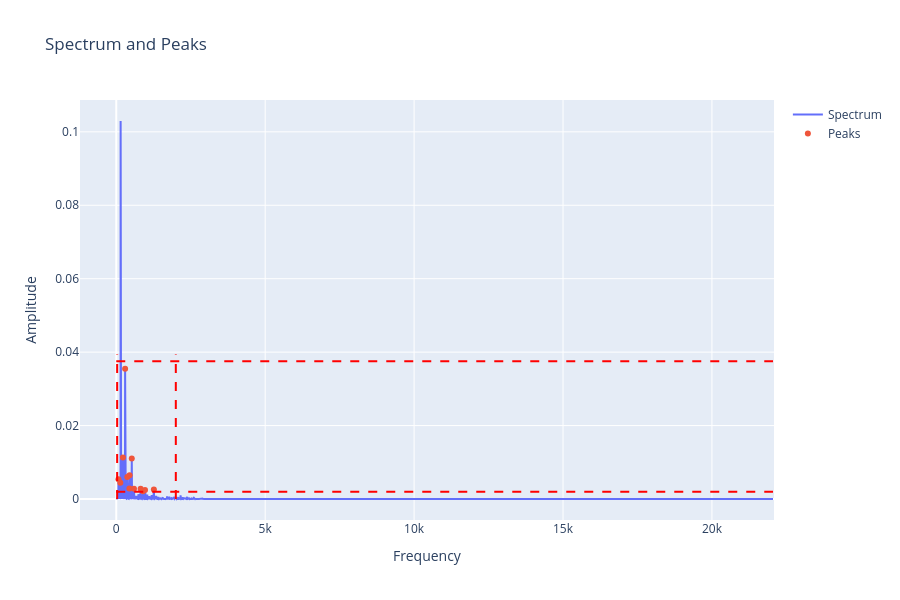

Here is the notebook cell this chart was saved with:
### Code cell
from py_scripts.dft_analysis import analyze_signal


peaks_df = analyze_signal(
        signal=cut_audio_data, 
        sr=sample_rate, 
        filename=wav_source,
        window_type='boxcar', 
        thresh_amp_low=0.002, 
        thresh_amp_high=0.0375, 
        thresh_freq_low=30, 
        thresh_freq_high=2000, 
        prominence=0.00005, 
        width=None,
        show_peaks=True, 
        show_plot=True
    )

### Figure 1 — Plotly figure (JSON) as saved in the notebook; plotly's stock layout.template omitted (floating-point values rounded to 4 significant figures; data arrays with more than 128 entries replaced by an {"elided": "..."} marker saying what was removed)
{"data": [{"mode": "lines", "name": "Spectrum", "type": "scatter", "x": {"elided": "8380 float values"}, "y": {"elided": "8380 float values"}}, {"mode": "markers", "name": "Peaks", "type": "scatter", "x": [73.68, 136.8, 223.7, 297.4, 371.1, 442.1, 447.4, 521.1, 594.7, 818.4, 894.7, 965.8, 1263.0], "y": [0.005356, 0.004395, 0.01131, 0.03545, 0.005977, 0.00288, 0.006474, 0.01102, 0.002818, 0.002759, 0.002141, 0.002436, 0.002615]}], "layout": {"autosize": false, "height": 600, "shapes": [{"line": {"color": "Red", "dash": "dash", "width": 2}, "type": "line", "x0": 0, "x1": 22050, "y0": 0.002, "y1": 0.002}, {"line": {"color": "Red", "dash": "dash", "width": 2}, "type": "line", "x0": 0, "x1": 22050, "y0": 0.0375, "y1": 0.0375}, {"line": {"color": "Red", "dash": "dash", "width": 2}, "type": "line", "x0": 30, "x1": 30, "y0": 0, "y1": 0.03938}, {"line": {"color": "Red", "dash": "dash", "width": 2}, "type": "line", "x0": 2000, "x1": 2000, "y0": 0, "y1": 0.03938}], "showlegend": true, "title": {"text": "Spectrum and Peaks"}, "width": 900, "xaxis": {"title": {"text": "Frequency"}}, "yaxis": {"title": {"text": "Amplitude"}}}}
